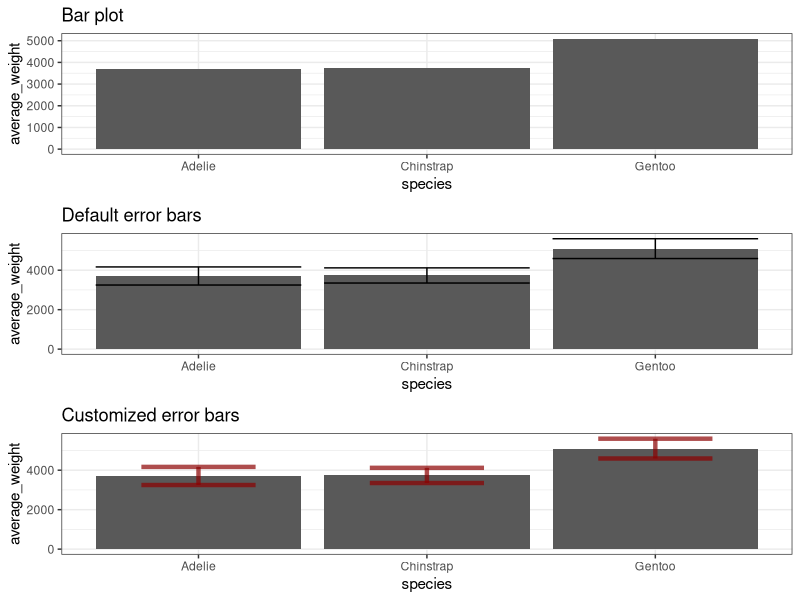

Source code (R):
library(tidyverse); library(palmerpenguins); library(ggpubr)
# Prepare some data
my_data <- penguins %>% 
              na.exclude() 
# We will represent the weight of each different species of penguins
data_to_plot <- my_data %>% 
                  group_by(species) %>%
                  summarise(number_of_penguins = n(),
                            average_weight = mean(body_mass_g),
                            standard_dev = sd(body_mass_g))
# Create a basic bar-plot
bar_plot <- data_to_plot %>%
              ggplot(aes(x = species, y = average_weight)) + 
              geom_col() + ggtitle("Bar plot") +
              theme_bw()
# Add error bars
default_error_bar <- bar_plot + 
                      geom_errorbar(aes(ymin = average_weight - standard_dev,
                                        ymax = average_weight + standard_dev)) +
                      ggtitle("Default error bars")
# You can modify the width, size, color, and opacity among others.
customized_error_bar <- bar_plot +
                        geom_errorbar(aes(ymin = average_weight - standard_dev,
                                          ymax = average_weight + standard_dev),
                                      width = 0.5,
                                      size = 1.5,
                                      color = "darkred",
                                      alpha = 0.7) +
                        ggtitle("Customized error bars")

ggarrange(plotlist = list(bar_plot, default_error_bar, customized_error_bar), 
          nrow = 3)
